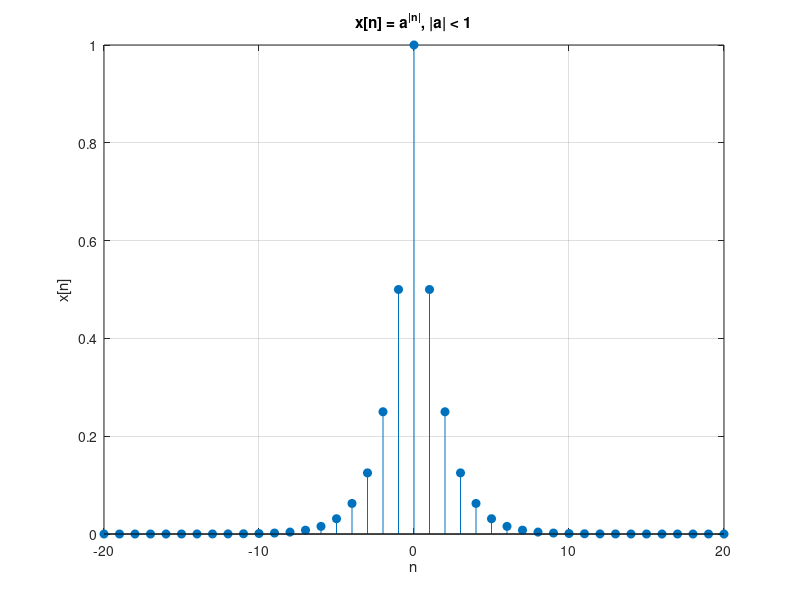
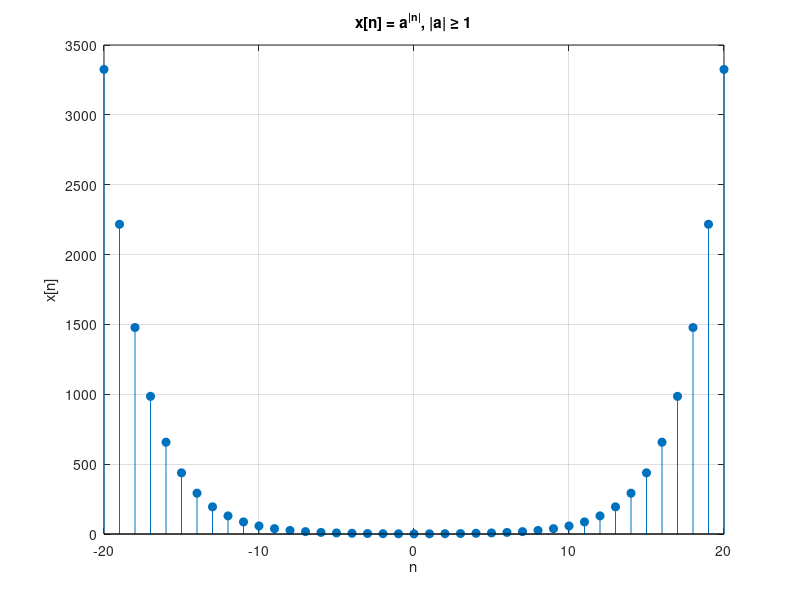
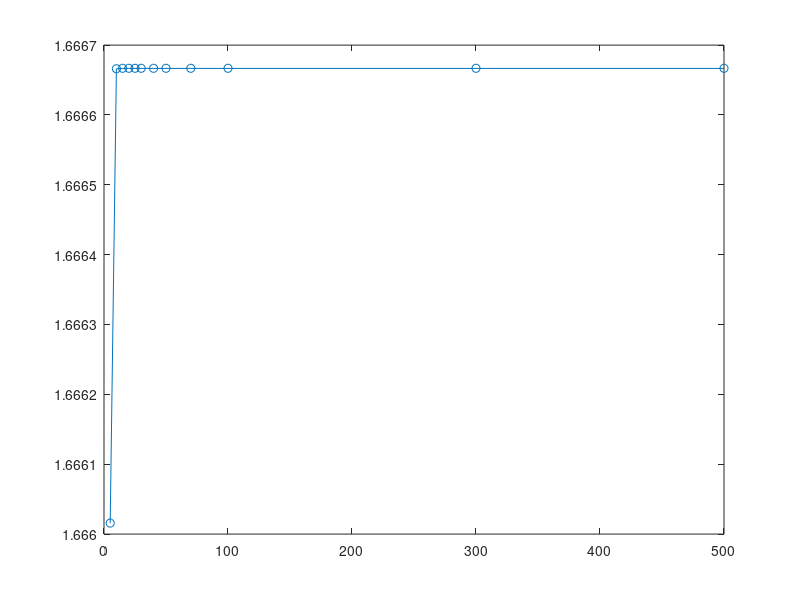

MATLAB code for these plots, in order: (Note: this script raises an error after producing the figures.)
close all
clc
clear

format long;
x = 20; 
n = -x:x; % extension
 
%% (a): |a| < 1
a1 = 0.5;

x1 = a1.^abs(n);  % Calculate x[n] for case (a)
% returns a vector

% stem plots singular lines for each sample
% plot (a)
figure;
stem(n, x1, 'filled');
title('x[n] = a^{|n|}, |a| < 1');
xlabel('n');
ylabel('x[n]');
grid on;

%% (b): |a| >= 1
a2 = 1.5;  % a is greater than or equal to 1
x2 = a2.^abs(n);

% plot (b)
figure;
stem(n, x2, 'filled');
title('x[n] = a^{|n|}, |a| \geq 1');
xlabel('n');
ylabel('x[n]');
grid on;

%% Determine energy and average power and compare the results to the theory
E1 = sum(x1.^2);
fprintf('Approximate Energy of the signal for |a| < 1 (a = %.2f): %.10f\n', a1, E1);
P1 = 1/(2*x+1)*E1;
fprintf('Approximate average power of the signal for |a| < 1 (a = %.2f): %.4f\n', a1, P1);
E2 = sum(x2.^2);
fprintf('Approximate Energy of the signal for |a| > 1 (a = %.2f): %.4f\n', a2, E2);
P2 = 1/(2*x+1)*E2;
fprintf('Approximate average of the signal for |a| > 1 (a = %.2f): %.4f\n', a2, P2);

%% vector N of values of extension x
% What is the minimum extension size needed to estimate the energy/average power 
% with a relative error lower than 0.001 percent?
treshold = 0.00001;

% theoretical energy 
E_th = (1+a1^2)/(1-a1^2);
% E_approx into EN

N = [5 10 15 20 25 30 40 50 70 100 300 500]; % increasing n

EN = zeros(8, 1); % inizializing vector of energy values
% fill vector -> to plot
for i=1:12
    n = -N(i):N(i);
    % x3 equal to x1 but with different n at each iteration
    x3 = a1.^abs(n);
    EN(i) = sum(x3.^2);
end 

% find the minimum size
for i = 1:12
    rel_error = abs(E_th - EN(i)) / E_th;
    if rel_error <= treshold
        fprintf("Minimum size of extension: %f\n", N(i));
        break;
    end
end

% approx energy and theoretical energy vs extension N
figure;
plot(N, EN, '-o');
hold on;
yline(E_th, 'r--', 'Theoretical Energy');
title('approx energy and theoretical energy vs extension N');
xlabel('Extension size');
ylabel('Energy');
legend('Numerical Estimate', 'Theoretical Value');
grid on;

% notes:
% piu a si avvicina ad 1 piu la dimensione minima sale -> piu l'errore e grande
% serie converge meno rapidamente